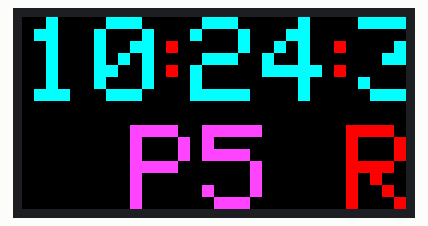
Simulated run of this sketch. Board: ESP32. On the bench: 64×32 colour display. WiFi joins after 1.5 s; servers stay silent unless stated; the local clock reads 2024-03-15 10:24:30 at power-on unless the sketch sets it; what the sketch prints to the serial monitor is not drawn.

Above: at 2.1 s.
At 10.1 s:
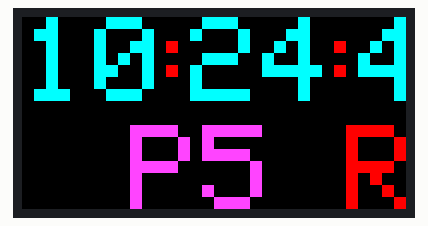
At 20.1 s:
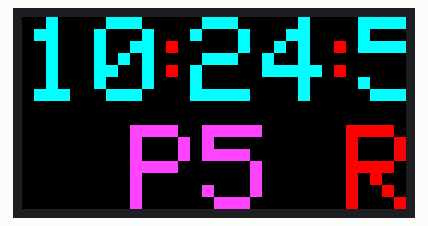
At 40.1 s:
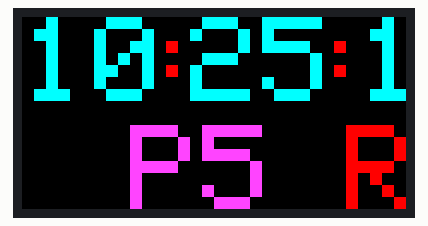
At 60.1 s:
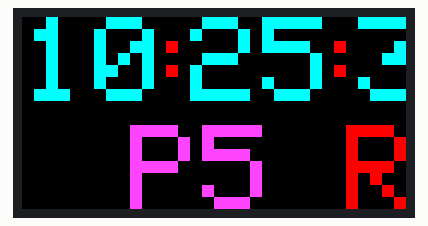
At 120.1 s:
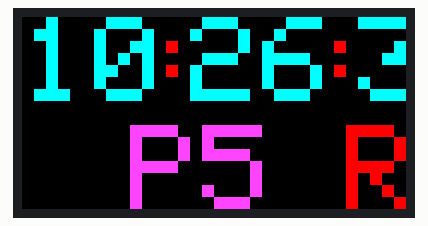

Measured:
- what the display in image 0 shows lasts 8.0 s, from 2.0 s to 10.0 s
- what the display in image 1 shows lasts 10.0 s, from 10.0 s to 20.0 s

The sketch:

P5ESP32.ino
```cpp
//================================== SOURCE CODE ==================================
#include <WiFi.h>
#include <ESP32-RGB64x32MatrixPanel-I2S-DMA.h>
#include <Adafruit_GFX.h>
//#include "Fonts/Font5x7.h"


RGB64x32MatrixPanel_I2S_DMA dmd;


char ssid[] = "xxxxxxxx"; // Nama Wifi Anda
char pass[] = "xxxxxxxx"; // Password Wifi Anda
#define TZ (+7*60*60) //Timezone

void setup() {
  Serial.begin(115200);

  Serial.print("Attempting to connect to Network named: ");
  Serial.println(ssid);

  WiFi.begin(ssid, pass);
  while (WiFi.status() != WL_CONNECTED) {
    Serial.print(".");
    delay(1000);
  }
  Serial.println("");
  IPAddress ip = WiFi.localIP();
  Serial.print("IP Address: ");
  Serial.println(ip);

  configTime(TZ, 0, "ntp.nict.jp", "ntp.jst.mfeed.ad.jp");

  //dmd.begin();
  dmd.begin();
}

void loop() {
  if (WiFi.status() != WL_CONNECTED)
    ESP.restart();

  time_t t;
  static time_t last_t;
  struct tm *tm;
  static const char* const wd[7] = {"Minggu","Senin","Selasa","Rabu","Kamis","Jum'at","Sabtu"};

  t = time(NULL);
  if (last_t == t) return;
  last_t = t;
  tm = localtime(&t);
  dmd.clearScreen();
  int jam,menit,detik;
  jam = ("%02d", tm->tm_hour);
  menit = ("%02d", tm->tm_min);
  detik = ("%02d", tm->tm_sec);
  dmd.setTextSize(2);
  dmd.setTextWrap(false);
  dmd.setTextColor(dmd.color444(0,15,15));
  dmd.setCursor(0, 0);
  dmd.print(jam);
  dmd.setTextColor(dmd.color444(15,0,0));
  dmd.setCursor(20, 0);
  dmd.print(":");
  dmd.setTextColor(dmd.color444(0,15,15));
  dmd.setCursor(28, 0);
  dmd.print(menit);
  dmd.setTextColor(dmd.color444(0,15,15));
  dmd.setCursor(48, 0);
  dmd.setTextColor(dmd.color444(15,0,0));
  dmd.print(":");
  dmd.setTextColor(dmd.color444(0,15,15));
  dmd.setCursor(56, 0);
  dmd.print(detik);

  dmd.setTextSize(1);
  dmd.setCursor(82, 0);
  dmd.setTextColor(dmd.color444(15,15,0));
  dmd.print("DOT MATRIX + ESP32");
  dmd.setCursor(87, 8);
  dmd.setTextColor(dmd.color444(0,15,0));
  dmd.print("www.dickybmz.com");

  dmd.setTextSize(2);
  dmd.setCursor(18, 18);
  dmd.setTextColor(dmd.color444(15,4,15));
  dmd.print("P5");

  dmd.setCursor(54, 18);
  dmd.setTextColor(dmd.color444(15,0,0));
  dmd.print("R");

  dmd.setCursor(66, 18);
  dmd.setTextColor(dmd.color444(0,15,0));
  dmd.print("G");

  dmd.setCursor(78, 18);
  dmd.setTextColor(dmd.color444(0,0,15));
  dmd.print("B");

  dmd.setCursor(102, 18);
  dmd.setTextColor(dmd.color444(15,0,0));
  dmd.print("3");
  dmd.setCursor(114, 18);
  dmd.setTextColor(dmd.color444(15,10,4));
  dmd.print("2");
  dmd.setCursor(126, 18);
  dmd.setTextColor(dmd.color444(15,15,0));
  dmd.print("x");
  dmd.setCursor(136, 18);
  dmd.setTextColor(dmd.color444(0,15,0));
  dmd.print("1");
  dmd.setCursor(148, 18);
  dmd.setTextColor(dmd.color444(0,15,10));
  dmd.print("9");
  dmd.setCursor(160, 18);
  dmd.setTextColor(dmd.color444(0,15,15));
  dmd.print("2");
  dmd.showDMABuffer();

}
```
